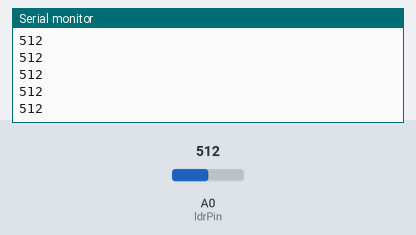
The sketch below on a simulated Arduino Uno, built with avr-gcc and run on an emulated ATmega328P. Parts: the last lines printed to the serial monitor. The test bench sets the inputs (shaded band); at power-on: A0 (ldrPin) = 512.

Above: at 1.2 s.
1.3 s: A0 (ldrPin) set to 716
At 1.48 s:
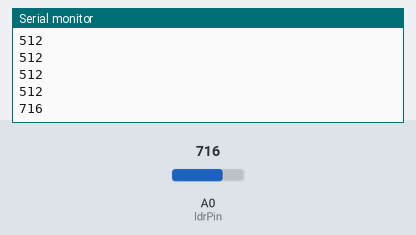
2.8 s: A0 (ldrPin) set to 900
At 2.84 s:
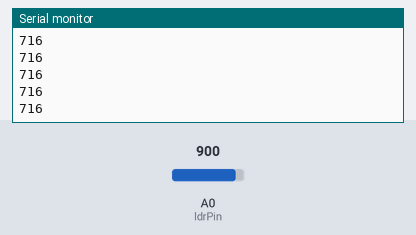
Timing chart, 0 to 5.8 s (numbered marks = the images above; inputs shaded):
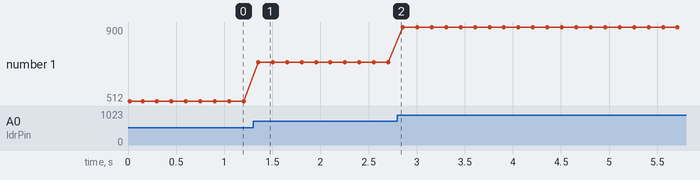

The sketch:

sketch_AssignmentQ2.ino
```cpp
int ldrPin = A0;  //define a pin for Photo resistor
int voltage;

void setup()
{
  Serial.begin(9600);
  Serial.println("Sensor Active");
}

void loop()
{
    voltage=analogRead(ldrPin);
    Serial.println(voltage); //Write the value of the photoresistor to the serial monitor.
    delay(150);

}
```

Measured:
- after the input at 1.3 s, the serial monitor: prints a new line after 0.05 s (image 1)
- plotted number 1: 512 → 716 after the input at 1.3 s, 716 → 900 after the input at 2.8 s
